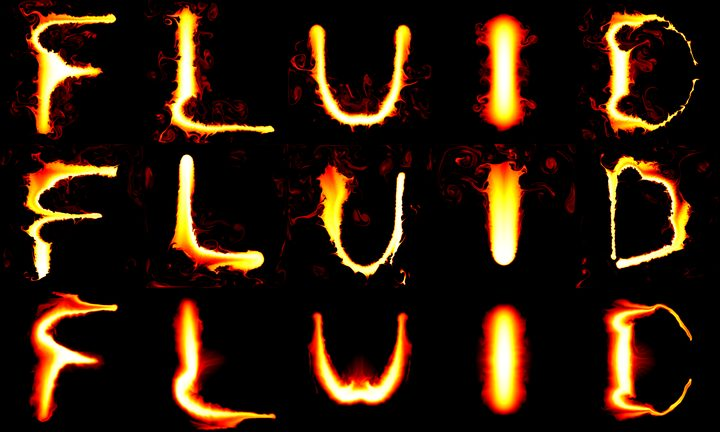
#> input picture assets/img/cgf_rsc.jpg, 720 x 432 px
$ python -i wechat_sync.py   (imports and definitions only)
#> lines starting #> are read from the running program, lines starting #| are printed output that depends on the picture
#!/usr/bin/env python3

import argparse
import html
import json
import mimetypes
import re
import shutil
import subprocess
import tempfile
import time
import urllib.error
import urllib.parse
import urllib.request
import uuid
from pathlib import Path

import cairosvg
import yaml
from bs4 import BeautifulSoup
from PIL import Image, ImageChops, ImageDraw, ImageFont, ImageOps


ROOT = Path(__file__).resolve().parents[1]
API_ROOT = "https://api.weixin.qq.com"


# [104 lines left out: functions parse_args, latest_post, read_front_matter, parse_credentials, run_jekyll, generated_path and 2 more, not called in this run]


def mixed_fonts(cjk_path, latin_path, size):
    return ImageFont.truetype(str(cjk_path), size), ImageFont.truetype(str(latin_path), size)


def character_font(character, fonts):
    return fonts[1] if ord(character) < 0x2E80 else fonts[0]


def mixed_text_width(draw, text, fonts):
    return sum(draw.textlength(character, font=character_font(character, fonts)) for character in text)


# [66 lines left out: functions fitting_mixed_text, draw_mixed_text, generate_cover, not called in this run]


def render_formula(source, output, inline=False):
    formula = source.strip()
    formula = re.sub(r"^\$\$|\$\$$", "", formula).strip()
    has_unicode = any(ord(character) > 127 for character in formula)
    font_setup = "\\usepackage{fontspec}\n\\setmainfont{Droid Sans Fallback}" if has_unicode else "\\usepackage[utf8]{inputenc}"
    document = rf"""\documentclass[12pt]{{article}}
{font_setup}
\usepackage{{amsmath,amssymb}}
\pagestyle{{empty}}
\begin{{document}}
\[
{formula}
\]
\end{{document}}
"""
    with tempfile.TemporaryDirectory(prefix="wechat-formula-") as temporary:
        temporary_path = Path(temporary)
        tex_path = temporary_path / "formula.tex"
        tex_path.write_text(document, encoding="utf-8")
        subprocess.run(
            ["xelatex" if has_unicode else "pdflatex", "-interaction=nonstopmode", "-halt-on-error", tex_path.name],
            cwd=temporary_path,
            check=True,
            stdout=subprocess.DEVNULL,
        )
        subprocess.run(
            ["pdftoppm", "-png", "-r", "360", "-singlefile", "formula.pdf", "formula"],
            cwd=temporary_path,
            check=True,
            stdout=subprocess.DEVNULL,
        )
        output.parent.mkdir(parents=True, exist_ok=True)
        output.write_bytes((temporary_path / "formula.png").read_bytes())
    trim_image(output, padding=3 if inline else 12, transparent=True)
    if inline:
        # Keep a 3x bitmap for high-DPI phones while explicitly displaying it
        # at normal text height in the WeChat HTML.
        pixel_width, _ = resize_image_height(output, 60)
        return max(1, round(pixel_width / 3)), 20
    with Image.open(output) as image:
        return image.size


# [246 lines left out: functions extract_article, api_json, access_token, multipart_upload, not called in this run]


def upload_content_image(token, path):
    return multipart_upload("/cgi-bin/media/uploadimg", token, path)["url"]


def upload_cover(token, path):
    return multipart_upload("/cgi-bin/material/add_material", token, path)["media_id"]


# [32 lines left out: functions find_draft_media_id, resolve_local_images, not called in this run]


def preview_document(title, content):
    return f"<!doctype html><meta charset='utf-8'><title>{html.escape(title)}</title>{content}"


# [56 lines left out: function main, not called in this run]


# [2 lines not run here, left out]

>>> import cv2
>>> picture = cv2.imread('../assets/img/cgf_rsc.jpg', cv2.IMREAD_GRAYSCALE)
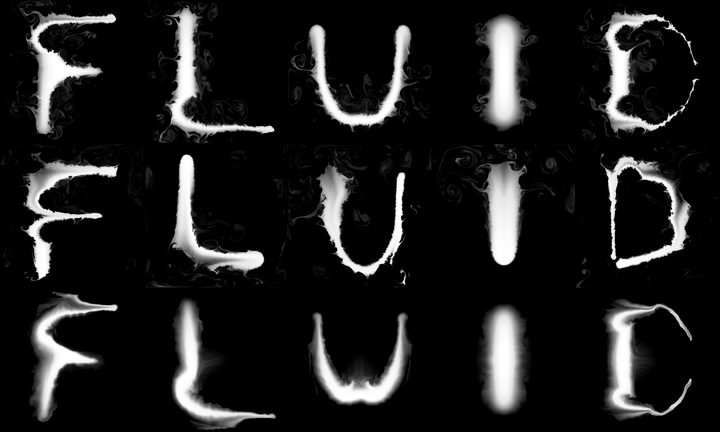
#> picture: shape (432, 720); min 0, max 255, mean 30.6
>>> result = render_formula(picture, 'out.png')
#> (the run stopped early here; a loop or call above may not have finished)
